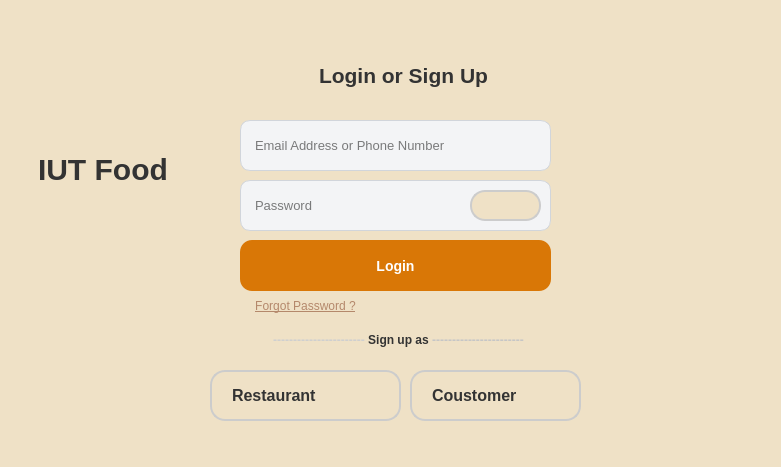
<?xml version="1.0" encoding="UTF-8"?>
<ui version="4.0">
 <class>Admin_Signup</class>
 <widget class="QWidget" name="Admin_Signup">
  <property name="geometry">
   <rect>
    <x>0</x>
    <y>0</y>
    <width>781</width>
    <height>467</height>
   </rect>
  </property>
  <property name="minimumSize">
   <size>
    <width>781</width>
    <height>467</height>
   </size>
  </property>
  <property name="maximumSize">
   <size>
    <width>781</width>
    <height>467</height>
   </size>
  </property>
  <property name="windowTitle">
   <string>Form</string>
  </property>
  <property name="styleSheet">
   <string notr="true">
    background-color: #EFE1C6;
</string>
  </property>
  <widget class="QLabel" name="label_2">
   <property name="geometry">
    <rect>
     <x>240</x>
     <y>350</y>
     <width>55</width>
     <height>16</height>
    </rect>
   </property>
   <property name="text">
    <string/>
   </property>
   <property name="scaledContents">
    <bool>true</bool>
   </property>
  </widget>
  <widget class="QPushButton" name="Login_Button">
   <property name="geometry">
    <rect>
     <x>240</x>
     <y>240</y>
     <width>311</width>
     <height>51</height>
    </rect>
   </property>
   <property name="font">
    <font>
     <pointsize>-1</pointsize>
     <weight>75</weight>
     <bold>true</bold>
    </font>
   </property>
   <property name="whatsThis">
    <string>&lt;html&gt;&lt;head/&gt;&lt;body&gt;&lt;p align=&quot;center&quot;&gt;&lt;br/&gt;&lt;/p&gt;&lt;/body&gt;&lt;/html&gt;</string>
   </property>
   <property name="styleSheet">
    <string notr="true">QPushButton {
    background-color: #d97706;    /* نارنجی خاکی */
    color: white;                 /* رنگ متن */
    border: none;                 /* حذف کادر پیش‌فرض */
    border-radius: 12px;          /* گوشه‌های منحنی */
    padding: 8px 20px;            /* فضای داخلی دکمه */
    font-weight: bold;            /* ضخیم شدن فونت */
    font-size: 14px;
}

QPushButton:hover {
    background-color: #f59e0b;    /* رنگ روشن‌تر موقع hover */
}
</string>
   </property>
   <property name="text">
    <string>Login</string>
   </property>
  </widget>
  <widget class="QPushButton" name="Coustomer_Button">
   <property name="geometry">
    <rect>
     <x>410</x>
     <y>370</y>
     <width>171</width>
     <height>51</height>
    </rect>
   </property>
   <property name="maximumSize">
    <size>
     <width>171</width>
     <height>51</height>
    </size>
   </property>
   <property name="styleSheet">
    <string notr="true">QPushButton {
    background-color: qlineargradient(x1:0, y1:0, x2:1, y2:1,
                                      stop:0 #fdfbfb, stop:1 #ebedee);
    border: 2px solid #cccccc;
    border-radius: 15px;
    color: #333333;
    font-family: &quot;Segoe UI&quot;, &quot;Vazir&quot;, sans-serif;
    font-size: 16px;
    font-weight: bold;
    padding: 10px 20px;
    text-align: left;
}

QPushButton:hover {
    background-color: qlineargradient(x1:0, y1:0, x2:1, y2:1,
                                      stop:0 #f1f1f1, stop:1 #e0e0e0);
    color: #0078d7;
    border: 2px solid #0078d7;
}

QPushButton:pressed {
    background-color: #d0d0d0;
}
</string>
   </property>
   <property name="text">
    <string>Coustomer</string>
   </property>
   <property name="icon">
    <iconset resource="Source.qrc">
     <normaloff>:/ImageFolder/iconCustomer.png</normaloff>:/ImageFolder/iconCustomer.png</iconset>
   </property>
   <property name="iconSize">
    <size>
     <width>40</width>
     <height>40</height>
    </size>
   </property>
  </widget>
  <widget class="QLabel" name="Login_signup_label">
   <property name="geometry">
    <rect>
     <x>280</x>
     <y>40</y>
     <width>241</width>
     <height>71</height>
    </rect>
   </property>
   <property name="styleSheet">
    <string notr="true">QLabel {
    font-family: &quot;Segoe UI&quot;, &quot;Vazir&quot;, sans-serif;
    font-size: 22px;
    font-weight: bold;
    color: #333333;
    padding: 10px;
    qproperty-alignment: AlignCenter;
    text-shadow: 1px 1px 1px rgba(0,0,0,0.1);
	border: none;
    background-color: transparent;
}</string>
   </property>
   <property name="frameShape">
    <enum>QFrame::NoFrame</enum>
   </property>
   <property name="text">
    <string>&lt;html&gt;&lt;head/&gt;&lt;body&gt;&lt;p align=&quot;center&quot;&gt;&lt;span style=&quot; font-size:16pt; font-weight:600;&quot;&gt;Login or Sign Up&lt;/span&gt;&lt;/p&gt;&lt;/body&gt;&lt;/html&gt;</string>
   </property>
  </widget>
  <widget class="QPushButton" name="Restaurant_Button">
   <property name="geometry">
    <rect>
     <x>210</x>
     <y>370</y>
     <width>191</width>
     <height>51</height>
    </rect>
   </property>
   <property name="styleSheet">
    <string notr="true">QPushButton {
    background-color: qlineargradient(x1:0, y1:0, x2:1, y2:1,
                                      stop:0 #fdfbfb, stop:1 #ebedee);
    border: 2px solid #cccccc;
    border-radius: 15px;
    color: #333333;
    font-family: &quot;Segoe UI&quot;, &quot;Vazir&quot;, sans-serif;
    font-size: 16px;
    font-weight: bold;
    padding: 10px 20px;
    text-align: left;
}

QPushButton:hover {
    background-color: qlineargradient(x1:0, y1:0, x2:1, y2:1,
                                      stop:0 #f1f1f1, stop:1 #e0e0e0);
    color: #0078d7;
    border: 2px solid #0078d7;
}

QPushButton:pressed {
    background-color: #d0d0d0;
}
</string>
   </property>
   <property name="text">
    <string>Restaurant</string>
   </property>
   <property name="icon">
    <iconset resource="Source.qrc">
     <normaloff>:/ImageFolder/iconRestaurant.png</normaloff>:/ImageFolder/iconRestaurant.png</iconset>
   </property>
   <property name="iconSize">
    <size>
     <width>40</width>
     <height>40</height>
    </size>
   </property>
  </widget>
  <widget class="QLineEdit" name="Password_lineEdit">
   <property name="geometry">
    <rect>
     <x>240</x>
     <y>180</y>
     <width>311</width>
     <height>51</height>
    </rect>
   </property>
   <property name="styleSheet">
    <string notr="true">QLineEdit {
    background-color: #f3f4f6;   /* خاکستری خیلی روشن */
    border: 1px solid #d1d5db;   /* خط باریک خاکستری */
    border-radius: 10px;         /* گوشه‌های منحنی */
    padding: 6px 12px;           /* فضای داخلی برای متن */
    font-size: 13px;
}
QLineEdit:focus {
    border: 1px solid #fb923c;  /* نارنجی خوشرنگ هنگام فوکوس */
    background-color: #fff;     /* سفید شدن پس‌زمینه */
}</string>
   </property>
   <property name="echoMode">
    <enum>QLineEdit::Password</enum>
   </property>
   <property name="placeholderText">
    <string>Password</string>
   </property>
  </widget>
  <widget class="QLabel" name="label_3">
   <property name="geometry">
    <rect>
     <x>200</x>
     <y>320</y>
     <width>391</width>
     <height>41</height>
    </rect>
   </property>
   <property name="styleSheet">
    <string notr="true">QLabel {
    font-family: &quot;Segoe UI&quot;, &quot;Vazir&quot;, sans-serif;
    font-size: 22px;
    font-weight: bold;
    color: #333333;
    padding: 10px;
    qproperty-alignment: AlignCenter;
    text-shadow: 1px 1px 1px rgba(0,0,0,0.1);
	border: none;
    background-color: transparent;
}</string>
   </property>
   <property name="text">
    <string>&lt;html&gt;&lt;head/&gt;&lt;body&gt;&lt;p align=&quot;center&quot;&gt;&lt;span style=&quot; font-size:9pt; color:#cfcfcf;&quot;&gt; ----------------------- &lt;/span&gt;&lt;span style=&quot; font-size:9pt;&quot;&gt;Sign up as &lt;/span&gt;&lt;span style=&quot; font-size:9pt; color:#c6c6c6;&quot;&gt;-----------------------&lt;/span&gt;&lt;/p&gt;&lt;/body&gt;&lt;/html&gt;</string>
   </property>
  </widget>
  <widget class="QLineEdit" name="Email_lineEdit">
   <property name="geometry">
    <rect>
     <x>240</x>
     <y>120</y>
     <width>311</width>
     <height>51</height>
    </rect>
   </property>
   <property name="styleSheet">
    <string notr="true">QLineEdit {
    background-color: #f3f4f6;   /* خاکستری خیلی روشن */
    border: 1px solid #d1d5db;   /* خط باریک خاکستری */
    border-radius: 10px;         /* گوشه‌های منحنی */
    padding: 6px 12px;           /* فضای داخلی برای متن */
    font-size: 13px;
}
QLineEdit:focus {
    border: 1px solid #fb923c;  /* نارنجی خوشرنگ هنگام فوکوس */
    background-color: #fff;     /* سفید شدن پس‌زمینه */
}</string>
   </property>
   <property name="placeholderText">
    <string>Email Address or Phone Number</string>
   </property>
  </widget>
  <widget class="QPushButton" name="Show_Pass_Button">
   <property name="geometry">
    <rect>
     <x>470</x>
     <y>190</y>
     <width>71</width>
     <height>31</height>
    </rect>
   </property>
   <property name="toolTip">
    <string>&lt;html&gt;&lt;head/&gt;&lt;body&gt;&lt;p align=&quot;center&quot;&gt;&lt;br/&gt;&lt;/p&gt;&lt;/body&gt;&lt;/html&gt;</string>
   </property>
   <property name="styleSheet">
    <string notr="true">QPushButton {
    background-color: qlineargradient(x1:0, y1:0, x2:1, y2:1,
                                      stop:0 #fdfbfb, stop:1 #ebedee);
    border: 2px solid #cccccc;
    border-radius: 15px;
    color: #333333;
    font-family: &quot;Segoe UI&quot;, &quot;Vazir&quot;, sans-serif;
    font-size: 16px;
    font-weight: bold;
    padding: 10px 20px;
    text-align: left;
    outline: none;
}

QPushButton:hover {
    background-color: qlineargradient(x1:0, y1:0, x2:1, y2:1,
                                      stop:0 #f1f1f1, stop:1 #e0e0e0);
    color: #0078d7;
    border: 2px solid #0078d7;
}

QPushButton:pressed {
    background-color: #d0d0d0;
}

QPushButton:focus {
    outline: none;
    border: 2px solid #cccccc; /* اختیاری: یا همون حالت عادی */
}
</string>
   </property>
   <property name="text">
    <string/>
   </property>
   <property name="icon">
    <iconset resource="Source.qrc">
     <normaloff>:/ImageFolder/Show.png</normaloff>:/ImageFolder/Show.png</iconset>
   </property>
   <property name="iconSize">
    <size>
     <width>25</width>
     <height>25</height>
    </size>
   </property>
  </widget>
  <widget class="QPushButton" name="pushButton">
   <property name="geometry">
    <rect>
     <x>240</x>
     <y>290</y>
     <width>131</width>
     <height>31</height>
    </rect>
   </property>
   <property name="styleSheet">
    <string notr="true">QPushButton {
    background: transparent;
    border: none;
    color: #B4886B; /* رنگ نود شیک */
    text-decoration: underline;
    font: bold 8pt &quot;Segoe UI&quot;;
}

QPushButton:hover {
    color: #8C5C3F; /* رنگ نود تیره‌تر برای هاور */
}
</string>
   </property>
   <property name="text">
    <string>Forgot Password ?</string>
   </property>
  </widget>
  <widget class="QWidget" name="verticalLayoutWidget">
   <property name="geometry">
    <rect>
     <x>20</x>
     <y>20</y>
     <width>161</width>
     <height>181</height>
    </rect>
   </property>
   <layout class="QVBoxLayout" name="verticalLayout">
    <item>
     <widget class="QLabel" name="label">
      <property name="minimumSize">
       <size>
        <width>159</width>
        <height>111</height>
       </size>
      </property>
      <property name="maximumSize">
       <size>
        <width>159</width>
        <height>111</height>
       </size>
      </property>
      <property name="text">
       <string/>
      </property>
      <property name="pixmap">
       <pixmap resource="Source.qrc">:/ImageFolder/IUTfood.png</pixmap>
      </property>
      <property name="scaledContents">
       <bool>true</bool>
      </property>
     </widget>
    </item>
    <item>
     <widget class="QLabel" name="label_4">
      <property name="minimumSize">
       <size>
        <width>159</width>
        <height>61</height>
       </size>
      </property>
      <property name="maximumSize">
       <size>
        <width>159</width>
        <height>61</height>
       </size>
      </property>
      <property name="styleSheet">
       <string notr="true">QLabel {
    font-family: &quot;Segoe UI&quot;, &quot;Vazir&quot;, sans-serif;
    font-size: 30px;
    font-weight: bold;
    color: #333333;
    padding: 10px;
    qproperty-alignment: AlignCenter;
    text-shadow: 1px 1px 1px rgba(0,0,0,0.1);
	border: none;
    background-color: transparent;
}</string>
      </property>
      <property name="text">
       <string>IUT Food</string>
      </property>
     </widget>
    </item>
   </layout>
  </widget>
 </widget>
 <resources>
  <include location="Source.qrc"/>
 </resources>
 <connections/>
</ui>
